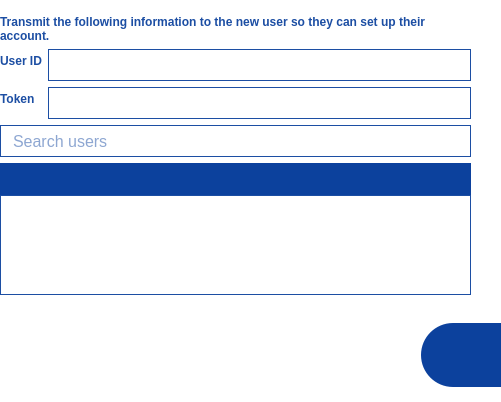
<?xml version="1.0" encoding="UTF-8"?>
<ui version="4.0">
 <class>UsersWidget</class>
 <widget class="QWidget" name="UsersWidget">
  <property name="geometry">
   <rect>
    <x>0</x>
    <y>0</y>
    <width>501</width>
    <height>402</height>
   </rect>
  </property>
  <property name="windowTitle">
   <string>Form</string>
  </property>
  <property name="styleSheet">
   <string notr="true">QWidget#UsersWidget
{
background-color: rgb(255, 255, 255);
}

QWidget#widget_users
{
border: 1px solid rgb(28, 78, 163);
}

QToolTip
{
background-color: rgb(46, 146, 208);
border: 1px solid rgb(12, 65, 157);
color: rgb(255, 255, 255);
}</string>
  </property>
  <layout class="QVBoxLayout" name="verticalLayout">
   <property name="leftMargin">
    <number>0</number>
   </property>
   <property name="topMargin">
    <number>15</number>
   </property>
   <property name="rightMargin">
    <number>0</number>
   </property>
   <property name="bottomMargin">
    <number>15</number>
   </property>
   <item>
    <widget class="QWidget" name="widget_info" native="true">
     <layout class="QVBoxLayout" name="verticalLayout_3">
      <property name="leftMargin">
       <number>0</number>
      </property>
      <property name="topMargin">
       <number>0</number>
      </property>
      <property name="rightMargin">
       <number>30</number>
      </property>
      <property name="bottomMargin">
       <number>0</number>
      </property>
      <item>
       <widget class="QLabel" name="label_3">
        <property name="font">
         <font>
          <weight>75</weight>
          <bold>true</bold>
         </font>
        </property>
        <property name="styleSheet">
         <string notr="true">color: rgb(28, 78, 163);</string>
        </property>
        <property name="text">
         <string>Transmit the following information to the new user so they can set up their account.</string>
        </property>
        <property name="wordWrap">
         <bool>true</bool>
        </property>
       </widget>
      </item>
      <item>
       <layout class="QFormLayout" name="formLayout_2">
        <item row="0" column="0">
         <widget class="QLabel" name="label">
          <property name="font">
           <font>
            <weight>75</weight>
            <bold>true</bold>
           </font>
          </property>
          <property name="styleSheet">
           <string notr="true">color: rgb(28, 78, 163);</string>
          </property>
          <property name="text">
           <string>User ID</string>
          </property>
         </widget>
        </item>
        <item row="1" column="0">
         <widget class="QLabel" name="label_2">
          <property name="font">
           <font>
            <weight>75</weight>
            <bold>true</bold>
           </font>
          </property>
          <property name="styleSheet">
           <string notr="true">color: rgb(28, 78, 163);</string>
          </property>
          <property name="text">
           <string>Token</string>
          </property>
         </widget>
        </item>
        <item row="0" column="1">
         <widget class="QLineEdit" name="line_edit_user_id">
          <property name="minimumSize">
           <size>
            <width>0</width>
            <height>32</height>
           </size>
          </property>
          <property name="font">
           <font>
            <pointsize>12</pointsize>
           </font>
          </property>
          <property name="styleSheet">
           <string notr="true">border: 1px solid rgb(28, 78, 163);
padding-left: 10px;
color: rgb(28, 78, 163);</string>
          </property>
          <property name="readOnly">
           <bool>true</bool>
          </property>
         </widget>
        </item>
        <item row="1" column="1">
         <widget class="QLineEdit" name="line_edit_token">
          <property name="minimumSize">
           <size>
            <width>0</width>
            <height>32</height>
           </size>
          </property>
          <property name="font">
           <font>
            <pointsize>12</pointsize>
           </font>
          </property>
          <property name="styleSheet">
           <string notr="true">border: 1px solid rgb(28, 78, 163);
padding-left: 10px;
color: rgb(28, 78, 163);</string>
          </property>
          <property name="readOnly">
           <bool>true</bool>
          </property>
         </widget>
        </item>
       </layout>
      </item>
     </layout>
    </widget>
   </item>
   <item>
    <layout class="QHBoxLayout" name="horizontalLayout">
     <property name="rightMargin">
      <number>30</number>
     </property>
     <item>
      <widget class="QLineEdit" name="line_edit_search">
       <property name="minimumSize">
        <size>
         <width>0</width>
         <height>32</height>
        </size>
       </property>
       <property name="font">
        <font>
         <pointsize>12</pointsize>
        </font>
       </property>
       <property name="styleSheet">
        <string notr="true">background-image: url(:/icons/images/icons/search.png);
background-repeat: no-repeat;
background-position: right;
border: 1px solid rgb(28, 78, 163);
padding-left: 10px;
color: rgb(28, 78, 163);</string>
       </property>
       <property name="text">
        <string/>
       </property>
       <property name="placeholderText">
        <string>Search users</string>
       </property>
      </widget>
     </item>
    </layout>
   </item>
   <item>
    <layout class="QVBoxLayout" name="verticalLayout_2">
     <property name="spacing">
      <number>0</number>
     </property>
     <property name="rightMargin">
      <number>30</number>
     </property>
     <item>
      <widget class="QPushButton" name="pushButton_4">
       <property name="minimumSize">
        <size>
         <width>0</width>
         <height>32</height>
        </size>
       </property>
       <property name="styleSheet">
        <string notr="true">QPushButton#pushButton_4
{
background-color: rgb(12, 65, 157);
border: 0;
}</string>
       </property>
       <property name="text">
        <string/>
       </property>
       <property name="flat">
        <bool>true</bool>
       </property>
      </widget>
     </item>
     <item>
      <widget class="QWidget" name="widget_users" native="true">
       <property name="minimumSize">
        <size>
         <width>0</width>
         <height>100</height>
        </size>
       </property>
       <layout class="QVBoxLayout" name="verticalLayout_4">
        <property name="spacing">
         <number>0</number>
        </property>
        <property name="leftMargin">
         <number>0</number>
        </property>
        <property name="topMargin">
         <number>0</number>
        </property>
        <property name="rightMargin">
         <number>0</number>
        </property>
        <property name="bottomMargin">
         <number>0</number>
        </property>
        <item>
         <layout class="QGridLayout" name="layout_users"/>
        </item>
       </layout>
      </widget>
     </item>
    </layout>
   </item>
   <item>
    <spacer name="verticalSpacer">
     <property name="orientation">
      <enum>Qt::Vertical</enum>
     </property>
     <property name="sizeHint" stdset="0">
      <size>
       <width>20</width>
       <height>40</height>
      </size>
     </property>
    </spacer>
   </item>
   <item>
    <layout class="QHBoxLayout" name="horizontalLayout_2">
     <item>
      <spacer name="horizontalSpacer_2">
       <property name="orientation">
        <enum>Qt::Horizontal</enum>
       </property>
       <property name="sizeHint" stdset="0">
        <size>
         <width>40</width>
         <height>20</height>
        </size>
       </property>
      </spacer>
     </item>
     <item>
      <widget class="QPushButton" name="button_add_user">
       <property name="minimumSize">
        <size>
         <width>80</width>
         <height>64</height>
        </size>
       </property>
       <property name="maximumSize">
        <size>
         <width>80</width>
         <height>64</height>
        </size>
       </property>
       <property name="toolTip">
        <string>Add a user</string>
       </property>
       <property name="styleSheet">
        <string notr="true">QPushButton#button_add_user
{
border-top-left-radius: 32px;
border-bottom-left-radius: 32px;
background-color: rgb(12, 65, 157);
padding-left: 10px;
}</string>
       </property>
       <property name="text">
        <string/>
       </property>
       <property name="icon">
        <iconset resource="../rc/resources.qrc">
         <normaloff>:/icons/images/icons/add-plus-button.png</normaloff>:/icons/images/icons/add-plus-button.png</iconset>
       </property>
       <property name="iconSize">
        <size>
         <width>50</width>
         <height>50</height>
        </size>
       </property>
      </widget>
     </item>
    </layout>
   </item>
  </layout>
 </widget>
 <resources>
  <include location="../rc/resources.qrc"/>
 </resources>
 <connections/>
</ui>
